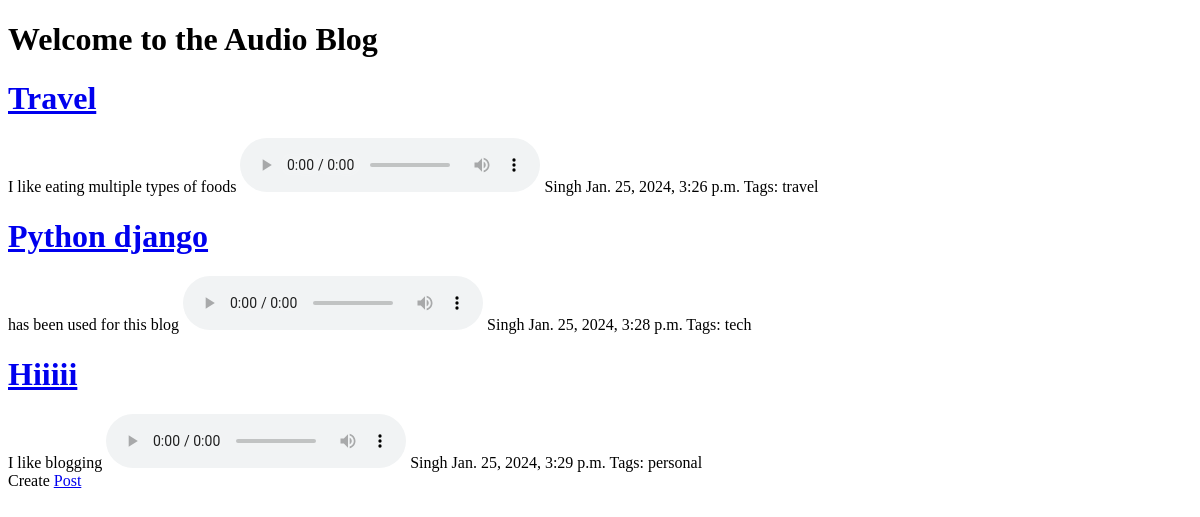
The app's page /posts/, older data.
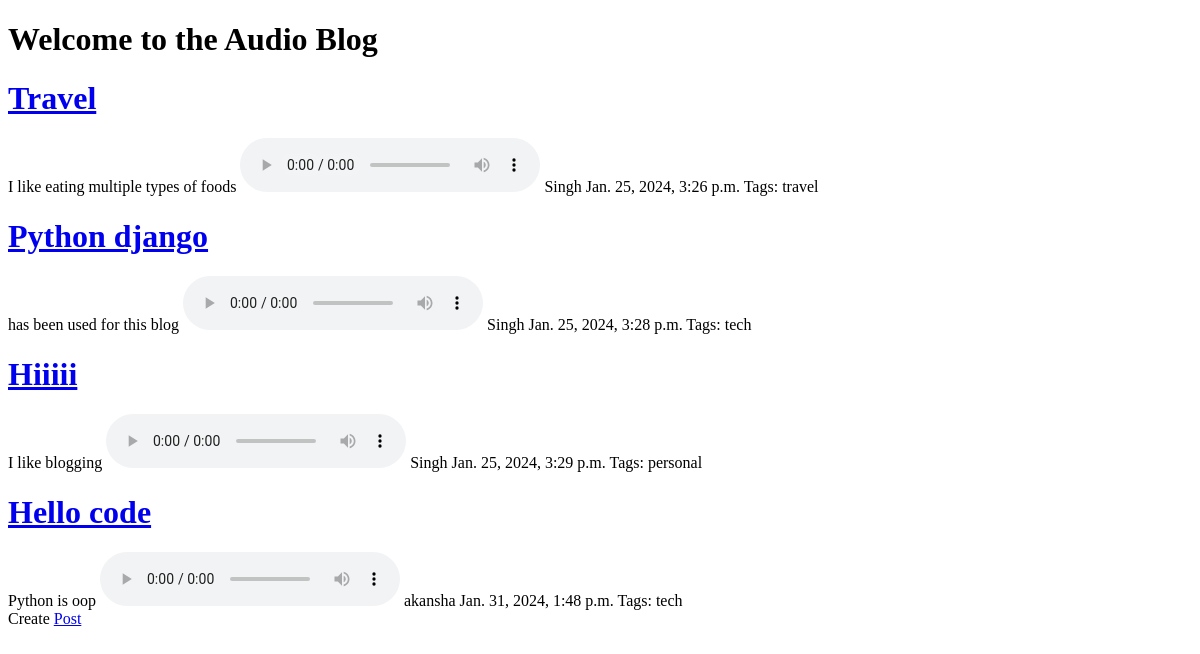
The same page, newer data.
### blog/models.py (models this page shows, shortened)
class Post(models.Model):
    title = models.CharField(max_length=200)
    content = models.TextField(max_length=800)
    audio = models.FileField(upload_to="media/songdir")
    author = models.ForeignKey(Author, on_delete=models.CASCADE)
    date = models.DateTimeField(
        auto_now=True,
    )
    tags = TaggableManager()

class Author(models.Model):
    first_name = models.CharField(max_length=50)
    last_name = models.CharField(max_length=50)
    email_id = models.EmailField(max_length=100)
    def __str__(self):
        return self.last_name

### blog/views.py (the view)
# urls.py: path("posts/", PostListView.as_view(), name="post-list"),
class PostListView(ListView):
    model = Post
    template_name = "blog/index.html"
    fields = ["title", "content", "audio", "date", "author", "tags"]
    paginate_by = 10

### blog/templates/blog/index.html (shortened to what this page needs)
<!DOCTYPE html>
<html lang="en">
  <head>
  </head>
  <body>
    <div>
        <h1> Welcome to the Audio Blog</h1>
  {% block content %}
{% for post in post_list %}
<h1><a href="{% url 'blog:post-detail' pk=post.pk %}">{{ post.title }}</h1></a>
{{post.content}}
<audio src="{{ post.audio.url }}" controls="controls">
</audio>
{{post.author}}
{{post.date}}
Tags: {% for tag in post.tags.all %}{{ tag }}{% if not forloop.last %}, {% endif %}{% endfor %}
{% endfor %}
     {% endblock %}
<br>
Create <a href="{% url 'blog:post-create' %}">Post</a>
    </div>
  </body>
</html>

Row changes from the older to the newer data that the page shows:
added Post: title "Hello code", content "Python is oop", author "akansha", date "Jan. 31, 2024, 1:48 p.m.", Tag (name "tech")
